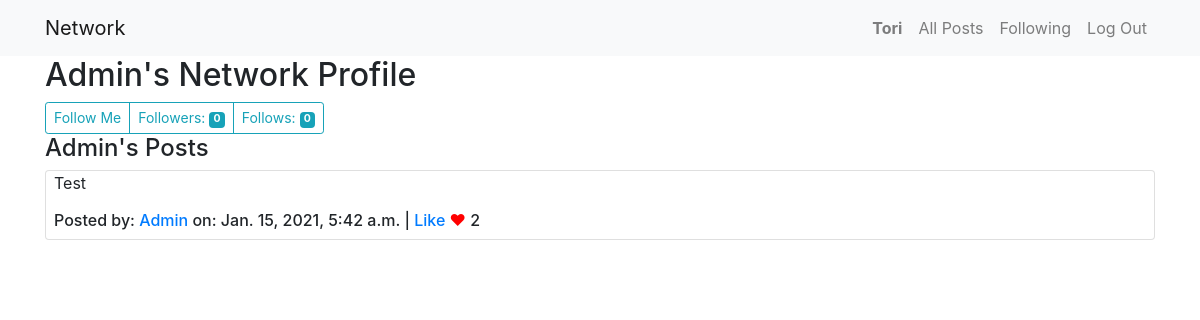
The app's page /profile/admin (signed in) with its own data.
### network/models.py (models this page shows)
class User(AbstractUser):
    pass

class Post(models.Model):
    owner = models.CharField(max_length=50)
    content = models.CharField(max_length=300)
    created_date = models.DateTimeField(auto_now_add=True)
    liked = models.ManyToManyField('User', default=None, blank=True, related_name='likes')

### network/views.py (the view)
# urls.py: path("profile/<str:username>", views.profile, name="profile"),
def profile(request, username):
    profile = User.objects.get(username = username)
    followerCount = Follower.objects.filter(star = username).count()
    iFollow = Follower.objects.filter(follower = username).count()
    myPosts = Post.objects.filter(owner = username).order_by('-created_date')
    user = request.user
    follows = Follower.objects.filter(star=profile, follower=user)
    if not follows:
        followText = "Follow Me"
    else:
        followText = "Unfollow Me"
    return render(request, "network/profile.html", {
        "profile": profile,
        "followerCount": followerCount,
        "iFollow": iFollow,
        "allPosts": myPosts,
        "state": followText
    })

### network/templates/network/profile.html (shortened to what this page needs)
{% extends "network/layout.html" %}
{% block body %}
<div class="container">
    <h2>{{ profile|capfirst }}'s Network Profile
    </h2>
    <div class="btn-group" role="group">
        {% if user.is_authenticated and user != profile %}
        <a href="#" data-target="{{ profile }}" class="btn btn-outline-info btn-sm" id="follow-btn" role="button">{{ state }}</a>
        {% endif %}
        <button type="button" class="btn btn-outline-info btn-sm">
            Followers: <span class="badge badge-info" id="followerCount">{{ followerCount }}</span>
        </button>
        <button type="button" class="btn btn-outline-info btn-sm">
            Follows: <span class="badge badge-info" id="iFollow">{{ iFollow }}</span>
        </button>
    </div>
    <h4>{{ profile|capfirst }}'s Posts</h4>
    {% include 'network/card.html' %}
</div>
{% endblock %}

### network/templates/network/layout.html (shortened to what this page needs)
{% load static %}
<!DOCTYPE html>
<html lang="en">
    <head>
        <link rel="stylesheet" href="https://stackpath.bootstrapcdn.com/bootstrap/4.4.1/css/bootstrap.min.css">
        <link href="{% static 'network/styles.css' %}" rel="stylesheet">
    </head>
    <body>
        <nav class="navbar navbar-expand-lg navbar-light bg-light align-items-left">
            <div class="container">
            <a class="navbar-brand" href="{% url 'index' %}">Network</a>
            <div>
              <ul class="navbar-nav mr-auto">
                {% if user.is_authenticated %}
                    <li class="nav-item">
                        <a class="nav-link" href="{% url 'profile' user.username %}"><strong>{{ user.username|capfirst }}</strong></a>
                    </li>
                {% endif %}
                <li class="nav-item">
                  <a class="nav-link" href="{% url 'index' %}">All Posts</a>
                </li>
                {% if user.is_authenticated %}
                    <li class="nav-item">
                        <a class="nav-link" href="{% url 'following' %}">Following</a>
                    </li>
                    <li class="nav-item">
                        <a class="nav-link" href="{% url 'logout' %}">Log Out</a>
                    </li>
                {% endif %}
              </ul>
            </div>
            </div>
        </nav>
        <div class="body">
            {% block body %}
            {% endblock %}
        </div>
    </body>
</html>

### network/templates/network/card.html (shortened to what this page needs)
{% for post in allPosts %}
<div class="card mb-1 px-2">
    <p class="content">{{post.content}}</p>
    <h6>
        Posted by:
        {% if user.is_authenticated %}
        <a href="{% url 'profile' post.owner %}">{{post.owner|capfirst}}</a>
        {% else %}
        {{post.owner|capfirst}}
        {% endif %}
        on: <span class="date">{{post.created_date}}</span>
        |
        {% if not user.username == post.owner and user.is_authenticated %}
            {% if request.user in post.liked.all %}
            <a href="#" data-postId="{{post.id}}" class="like-btn">Unlike</a>
            {% else %}
            <a href="#" data-postId="{{post.id}}" class="like-btn">Like</a>
            {% endif %}
        {% endif %}
        <span style="color:red;">&hearts;</span> <span class="like-count">{{ post.liked.all.count }}</span>
    </h6>
</div>
{% endfor %}

### records on screen
User: username "Tori"
User: username "Admin"
Post: content "Test", owner "Admin", created_date "Jan. 15, 2021, 5:42 a.m.", liked.all.count "2"

### other values on screen
{{ state }} "Follow Me"
{{ followerCount }} "0"
{{ iFollow }} "0"
